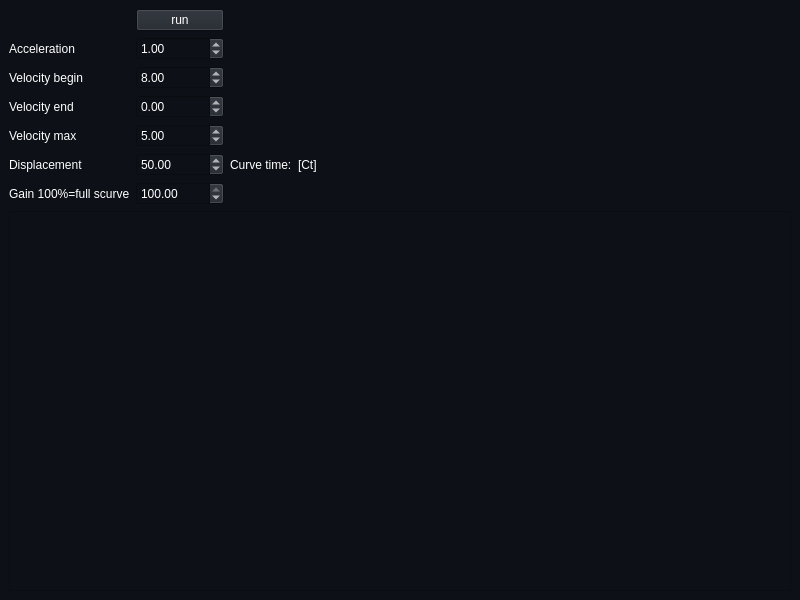
<?xml version="1.0" encoding="UTF-8"?>
<ui version="4.0">
 <class>MainWindow</class>
 <widget class="QMainWindow" name="MainWindow">
  <property name="geometry">
   <rect>
    <x>0</x>
    <y>0</y>
    <width>800</width>
    <height>600</height>
   </rect>
  </property>
  <property name="palette">
   <palette>
    <active>
     <colorrole role="WindowText">
      <brush brushstyle="SolidPattern">
       <color alpha="255">
        <red>255</red>
        <green>255</green>
        <blue>255</blue>
       </color>
      </brush>
     </colorrole>
     <colorrole role="Button">
      <brush brushstyle="SolidPattern">
       <color alpha="255">
        <red>33</red>
        <green>38</green>
        <blue>45</blue>
       </color>
      </brush>
     </colorrole>
     <colorrole role="Text">
      <brush brushstyle="SolidPattern">
       <color alpha="255">
        <red>255</red>
        <green>255</green>
        <blue>255</blue>
       </color>
      </brush>
     </colorrole>
     <colorrole role="ButtonText">
      <brush brushstyle="SolidPattern">
       <color alpha="255">
        <red>255</red>
        <green>255</green>
        <blue>255</blue>
       </color>
      </brush>
     </colorrole>
     <colorrole role="Base">
      <brush brushstyle="SolidPattern">
       <color alpha="255">
        <red>13</red>
        <green>17</green>
        <blue>23</blue>
       </color>
      </brush>
     </colorrole>
     <colorrole role="Window">
      <brush brushstyle="SolidPattern">
       <color alpha="255">
        <red>13</red>
        <green>17</green>
        <blue>23</blue>
       </color>
      </brush>
     </colorrole>
     <colorrole role="ToolTipText">
      <brush brushstyle="SolidPattern">
       <color alpha="255">
        <red>255</red>
        <green>255</green>
        <blue>255</blue>
       </color>
      </brush>
     </colorrole>
     <colorrole role="PlaceholderText">
      <brush brushstyle="SolidPattern">
       <color alpha="128">
        <red>255</red>
        <green>255</green>
        <blue>255</blue>
       </color>
      </brush>
     </colorrole>
    </active>
    <inactive>
     <colorrole role="WindowText">
      <brush brushstyle="SolidPattern">
       <color alpha="255">
        <red>255</red>
        <green>255</green>
        <blue>255</blue>
       </color>
      </brush>
     </colorrole>
     <colorrole role="Button">
      <brush brushstyle="SolidPattern">
       <color alpha="255">
        <red>33</red>
        <green>38</green>
        <blue>45</blue>
       </color>
      </brush>
     </colorrole>
     <colorrole role="Text">
      <brush brushstyle="SolidPattern">
       <color alpha="255">
        <red>255</red>
        <green>255</green>
        <blue>255</blue>
       </color>
      </brush>
     </colorrole>
     <colorrole role="ButtonText">
      <brush brushstyle="SolidPattern">
       <color alpha="255">
        <red>255</red>
        <green>255</green>
        <blue>255</blue>
       </color>
      </brush>
     </colorrole>
     <colorrole role="Base">
      <brush brushstyle="SolidPattern">
       <color alpha="255">
        <red>13</red>
        <green>17</green>
        <blue>23</blue>
       </color>
      </brush>
     </colorrole>
     <colorrole role="Window">
      <brush brushstyle="SolidPattern">
       <color alpha="255">
        <red>13</red>
        <green>17</green>
        <blue>23</blue>
       </color>
      </brush>
     </colorrole>
     <colorrole role="ToolTipText">
      <brush brushstyle="SolidPattern">
       <color alpha="255">
        <red>255</red>
        <green>255</green>
        <blue>255</blue>
       </color>
      </brush>
     </colorrole>
     <colorrole role="PlaceholderText">
      <brush brushstyle="SolidPattern">
       <color alpha="128">
        <red>255</red>
        <green>255</green>
        <blue>255</blue>
       </color>
      </brush>
     </colorrole>
    </inactive>
    <disabled>
     <colorrole role="WindowText">
      <brush brushstyle="SolidPattern">
       <color alpha="255">
        <red>190</red>
        <green>190</green>
        <blue>190</blue>
       </color>
      </brush>
     </colorrole>
     <colorrole role="Button">
      <brush brushstyle="SolidPattern">
       <color alpha="255">
        <red>33</red>
        <green>38</green>
        <blue>45</blue>
       </color>
      </brush>
     </colorrole>
     <colorrole role="Text">
      <brush brushstyle="SolidPattern">
       <color alpha="255">
        <red>190</red>
        <green>190</green>
        <blue>190</blue>
       </color>
      </brush>
     </colorrole>
     <colorrole role="ButtonText">
      <brush brushstyle="SolidPattern">
       <color alpha="255">
        <red>190</red>
        <green>190</green>
        <blue>190</blue>
       </color>
      </brush>
     </colorrole>
     <colorrole role="Base">
      <brush brushstyle="SolidPattern">
       <color alpha="255">
        <red>13</red>
        <green>17</green>
        <blue>23</blue>
       </color>
      </brush>
     </colorrole>
     <colorrole role="Window">
      <brush brushstyle="SolidPattern">
       <color alpha="255">
        <red>13</red>
        <green>17</green>
        <blue>23</blue>
       </color>
      </brush>
     </colorrole>
     <colorrole role="ToolTipText">
      <brush brushstyle="SolidPattern">
       <color alpha="255">
        <red>255</red>
        <green>255</green>
        <blue>255</blue>
       </color>
      </brush>
     </colorrole>
     <colorrole role="PlaceholderText">
      <brush brushstyle="SolidPattern">
       <color alpha="128">
        <red>0</red>
        <green>0</green>
        <blue>0</blue>
       </color>
      </brush>
     </colorrole>
    </disabled>
   </palette>
  </property>
  <property name="windowTitle">
   <string>scurve pro</string>
  </property>
  <widget class="QWidget" name="centralwidget">
   <layout class="QGridLayout" name="gridLayout_3">
    <item row="0" column="0">
     <layout class="QGridLayout" name="gridLayout">
      <item row="3" column="1">
       <widget class="QDoubleSpinBox" name="doubleSpinBox_velocity_end">
        <property name="minimum">
         <double>-100000.000000000000000</double>
        </property>
        <property name="maximum">
         <double>100000.000000000000000</double>
        </property>
        <property name="value">
         <double>0.000000000000000</double>
        </property>
       </widget>
      </item>
      <item row="7" column="0">
       <widget class="QLabel" name="label_4">
        <property name="text">
         <string>Gain 100%=full scurve</string>
        </property>
       </widget>
      </item>
      <item row="6" column="2">
       <widget class="QLabel" name="label_5">
        <property name="text">
         <string>Curve time:</string>
        </property>
       </widget>
      </item>
      <item row="6" column="1">
       <widget class="QDoubleSpinBox" name="doubleSpinBox_displacement">
        <property name="minimum">
         <double>-10000.000000000000000</double>
        </property>
        <property name="maximum">
         <double>10000.000000000000000</double>
        </property>
        <property name="singleStep">
         <double>0.500000000000000</double>
        </property>
        <property name="value">
         <double>50.000000000000000</double>
        </property>
       </widget>
      </item>
      <item row="2" column="1">
       <widget class="QDoubleSpinBox" name="doubleSpinBox_velocity_begin">
        <property name="minimum">
         <double>-10000.000000000000000</double>
        </property>
        <property name="maximum">
         <double>10000.000000000000000</double>
        </property>
        <property name="value">
         <double>8.000000000000000</double>
        </property>
       </widget>
      </item>
      <item row="2" column="0">
       <widget class="QLabel" name="label_3">
        <property name="text">
         <string>Velocity begin</string>
        </property>
       </widget>
      </item>
      <item row="0" column="1">
       <widget class="QPushButton" name="pushButton_run">
        <property name="text">
         <string>run</string>
        </property>
       </widget>
      </item>
      <item row="4" column="0">
       <widget class="QLabel" name="label_2">
        <property name="text">
         <string>Velocity max</string>
        </property>
       </widget>
      </item>
      <item row="4" column="1">
       <widget class="QDoubleSpinBox" name="doubleSpinBox_velocity_max">
        <property name="minimum">
         <double>-10000.000000000000000</double>
        </property>
        <property name="maximum">
         <double>10000.000000000000000</double>
        </property>
        <property name="value">
         <double>5.000000000000000</double>
        </property>
       </widget>
      </item>
      <item row="7" column="1">
       <widget class="QDoubleSpinBox" name="doubleSpinBox_gain">
        <property name="accelerated">
         <bool>false</bool>
        </property>
        <property name="maximum">
         <double>100.000000000000000</double>
        </property>
        <property name="singleStep">
         <double>5.000000000000000</double>
        </property>
        <property name="value">
         <double>100.000000000000000</double>
        </property>
       </widget>
      </item>
      <item row="3" column="0">
       <widget class="QLabel" name="label_velocity_end">
        <property name="text">
         <string>Velocity end</string>
        </property>
       </widget>
      </item>
      <item row="1" column="1">
       <widget class="QDoubleSpinBox" name="doubleSpinBox_acceleration">
        <property name="minimum">
         <double>-10000.000000000000000</double>
        </property>
        <property name="maximum">
         <double>10000.000000000000000</double>
        </property>
        <property name="singleStep">
         <double>0.100000000000000</double>
        </property>
        <property name="value">
         <double>1.000000000000000</double>
        </property>
       </widget>
      </item>
      <item row="1" column="0">
       <widget class="QLabel" name="label_max_acceleration">
        <property name="text">
         <string>Acceleration</string>
        </property>
       </widget>
      </item>
      <item row="6" column="0">
       <widget class="QLabel" name="label">
        <property name="text">
         <string>Displacement</string>
        </property>
       </widget>
      </item>
      <item row="6" column="3">
       <widget class="QLabel" name="label_curve_time">
        <property name="text">
         <string>[Ct]</string>
        </property>
       </widget>
      </item>
      <item row="0" column="3">
       <spacer name="horizontalSpacer">
        <property name="orientation">
         <enum>Qt::Horizontal</enum>
        </property>
        <property name="sizeHint" stdset="0">
         <size>
          <width>40</width>
          <height>20</height>
         </size>
        </property>
       </spacer>
      </item>
     </layout>
    </item>
    <item row="1" column="0">
     <widget class="QFrame" name="frame">
      <property name="sizePolicy">
       <sizepolicy hsizetype="Preferred" vsizetype="Expanding">
        <horstretch>0</horstretch>
        <verstretch>0</verstretch>
       </sizepolicy>
      </property>
      <property name="frameShape">
       <enum>QFrame::StyledPanel</enum>
      </property>
      <property name="frameShadow">
       <enum>QFrame::Raised</enum>
      </property>
      <layout class="QGridLayout" name="gridLayout_2">
       <item row="0" column="0">
        <layout class="QGridLayout" name="gridLayout_opencascade"/>
       </item>
      </layout>
     </widget>
    </item>
   </layout>
  </widget>
 </widget>
 <resources/>
 <connections/>
</ui>
